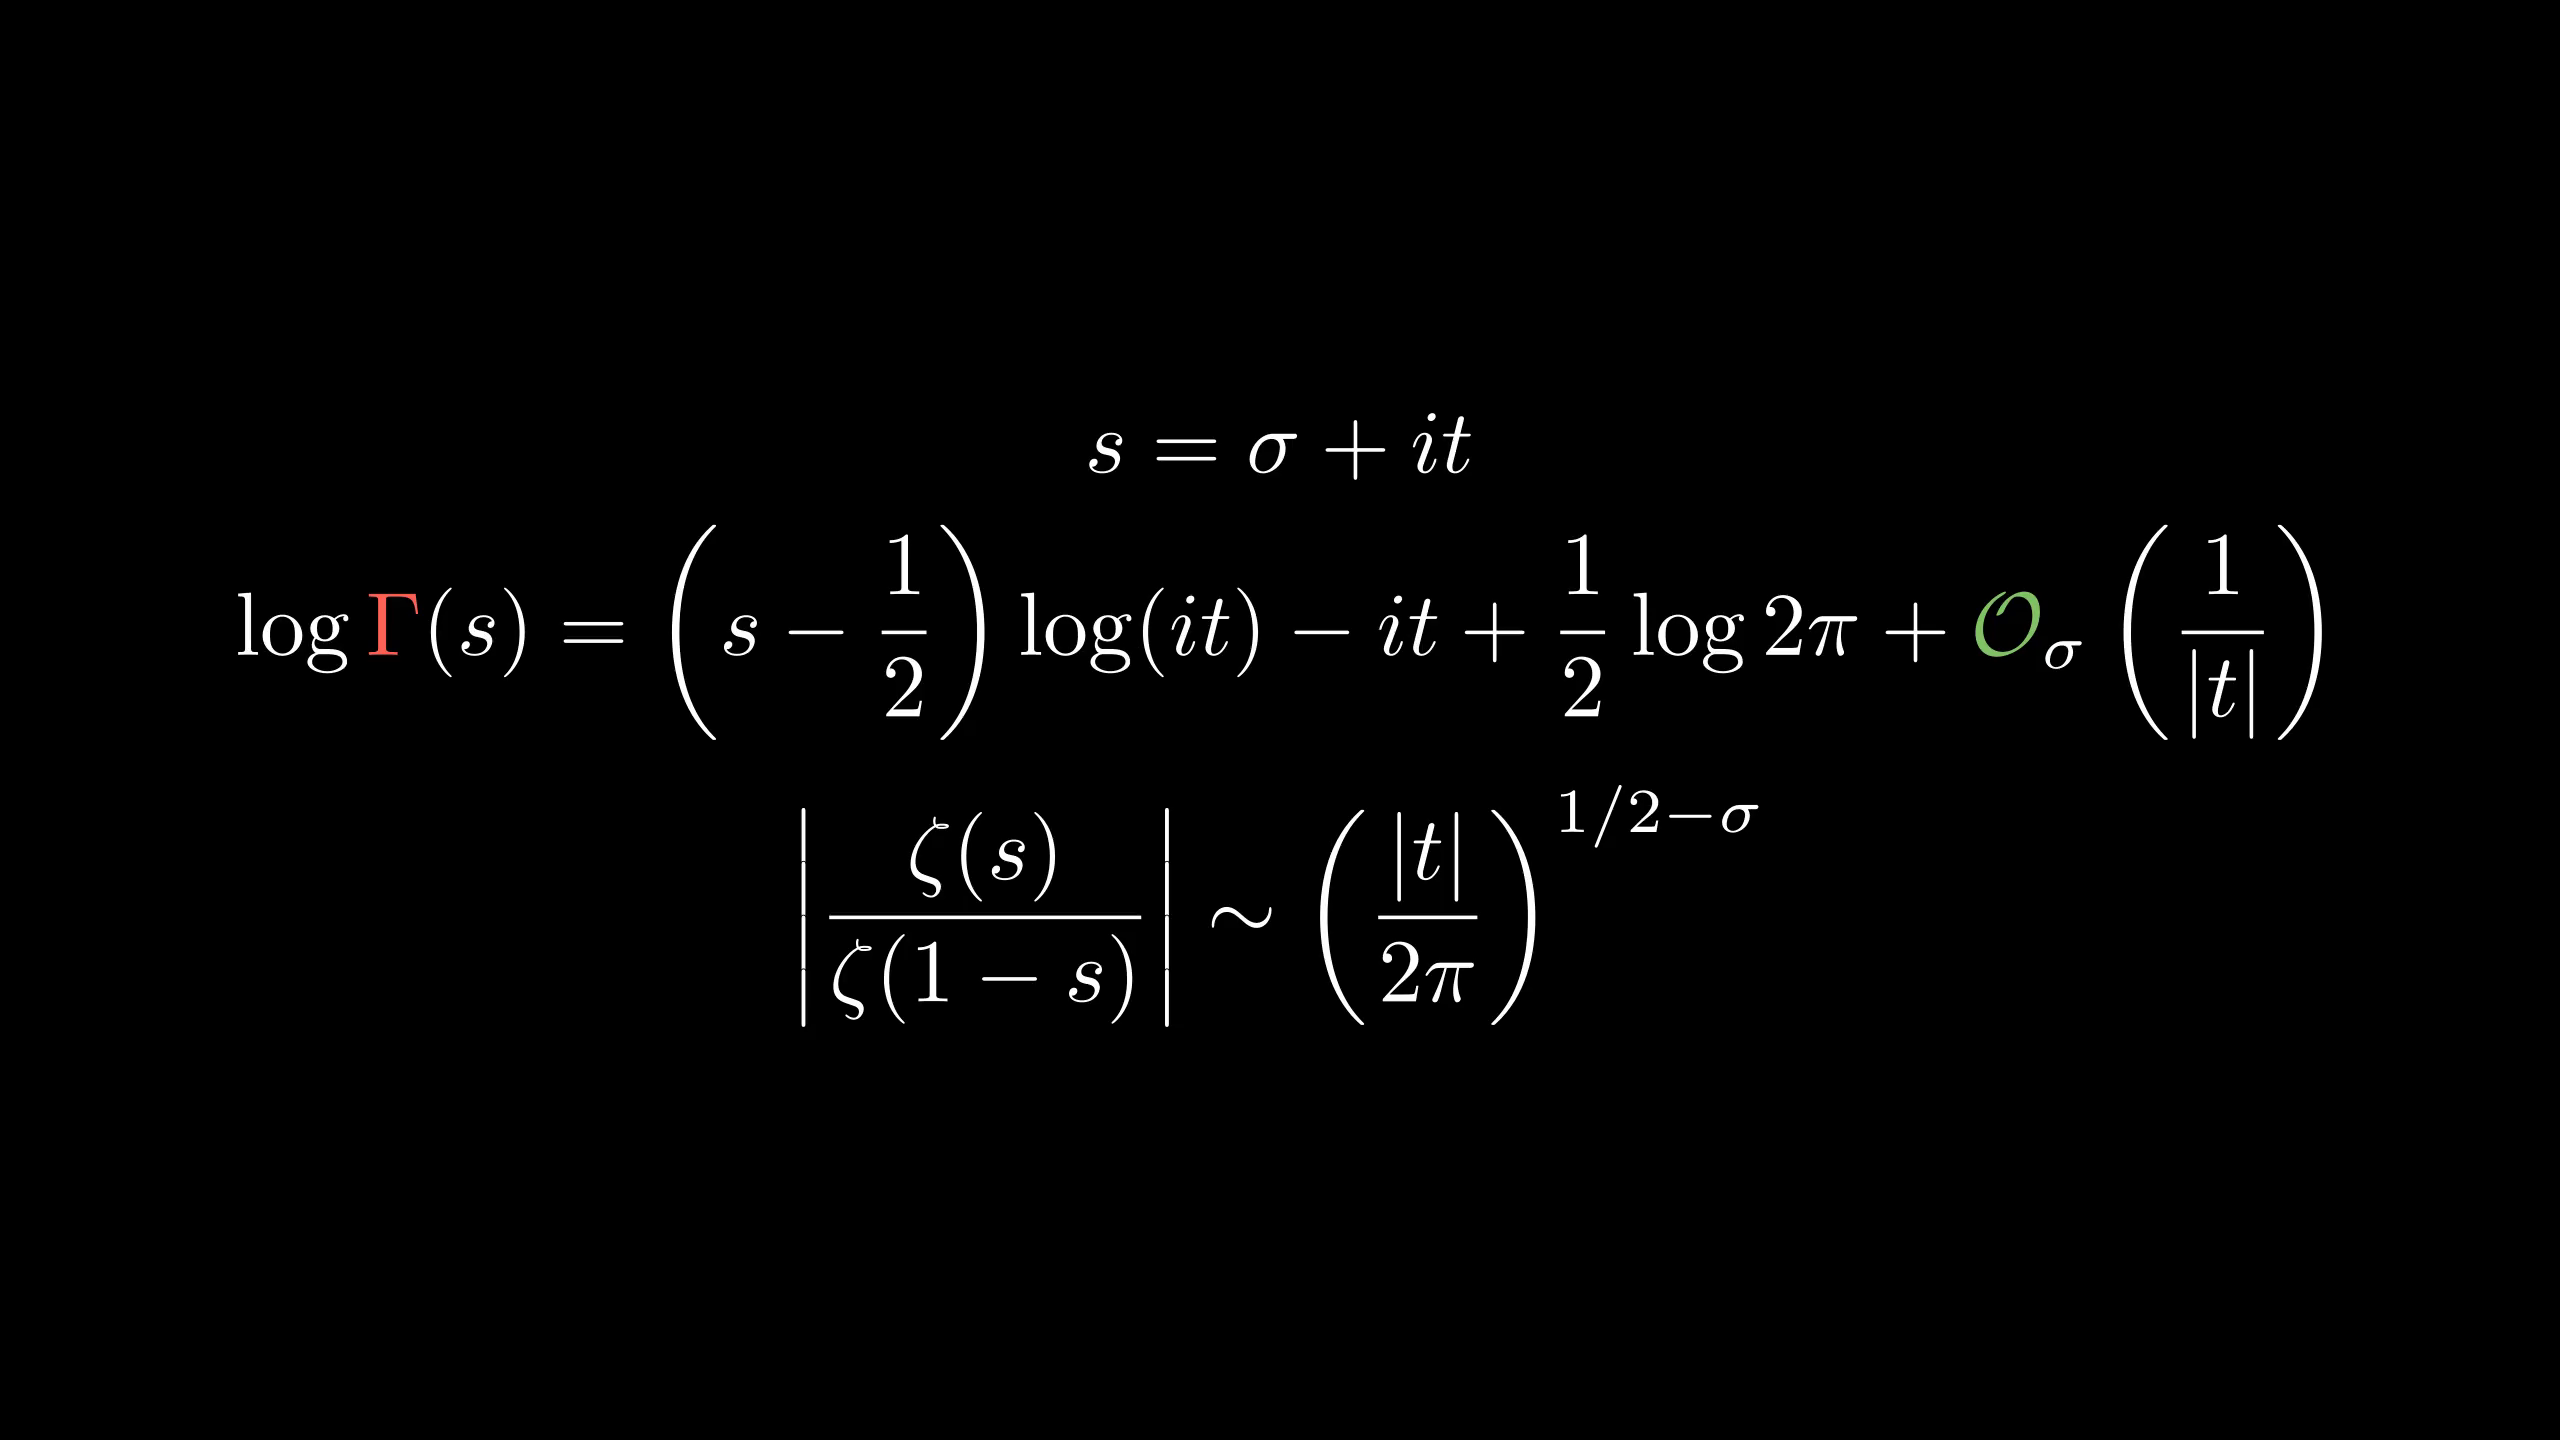

Generate this figure with Python:
from manimlib.imports import *

class FooScene(Scene):
    def construct(self):
        eqn=TexMobject(r"s=\sigma+it")
        eqn2=TexMobject(r"\log\Gamma(s)=\left(s-\frac12\right)\log(it)-it+\frac12\log2\pi+\mathcal O_\sigma\left(1\over|t|\right)",
                tex_to_color_map={
                    r"\Gamma":RED,r"\mathcal O":GREEN
                })
        eqn3=TexMobject(r"\left|\zeta(s)\over\zeta(1-s)\right|\sim\left(|t|\over2\pi\right)^{1/2-\sigma}")
        self.add(VGroup(eqn,eqn2,eqn3).arrange(DOWN))
        self.wait()
